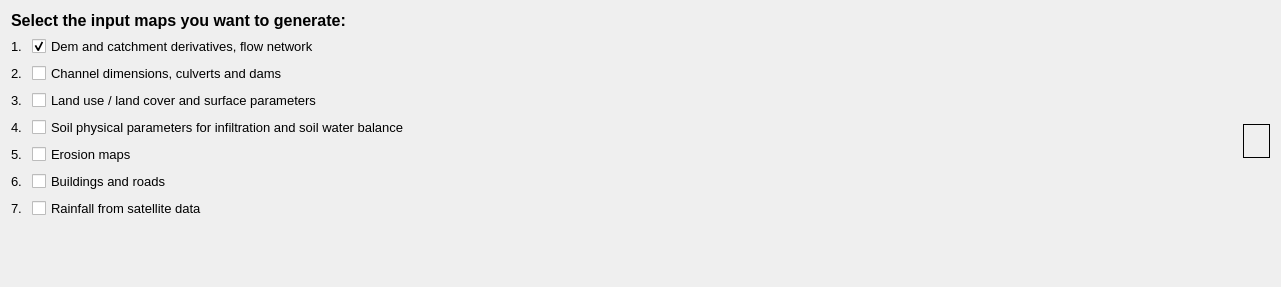
         <widget class="QWidget" name="tab_8">
          <attribute name="icon">
           <iconset resource="resources/lisemdbase.qrc">
            <normaloff>:/2X/list.png</normaloff>:/2X/list.png</iconset>
          </attribute>
          <attribute name="title">
           <string/>
          </attribute>
          <layout class="QGridLayout" name="gridLayout_29">
           <item row="0" column="0">
            <widget class="QLabel" name="label_89">
             <property name="palette">
              <palette>
               <active>
                <colorrole role="WindowText">
                 <brush brushstyle="SolidPattern">
                  <color alpha="255">
                   <red>0</red>
                   <green>116</green>
                   <blue>170</blue>
                  </color>
                 </brush>
                </colorrole>
               </active>
               <inactive>
                <colorrole role="WindowText">
                 <brush brushstyle="SolidPattern">
                  <color alpha="255">
                   <red>0</red>
                   <green>0</green>
                   <blue>0</blue>
                  </color>
                 </brush>
                </colorrole>
               </inactive>
               <disabled>
                <colorrole role="WindowText">
                 <brush brushstyle="SolidPattern">
                  <color alpha="255">
                   <red>120</red>
                   <green>120</green>
                   <blue>120</blue>
                  </color>
                 </brush>
                </colorrole>
               </disabled>
              </palette>
             </property>
             <property name="font">
              <font>
               <pointsize>12</pointsize>
               <bold>true</bold>
              </font>
             </property>
             <property name="text">
              <string>Select the input maps you want to generate:</string>
             </property>
            </widget>
           </item>
           <item row="1" column="0">
            <layout class="QGridLayout" name="gridLayout_22">
             <item row="1" column="1">
              <widget class="QCheckBox" name="checkBox_Channels">
               <property name="font">
                <font>
                 <pointsize>10</pointsize>
                </font>
               </property>
               <property name="text">
                <string>Channel dimensions, culverts and dams</string>
               </property>
              </widget>
             </item>
             <item row="3" column="0">
              <widget class="QLabel" name="label_93">
               <property name="font">
                <font>
                 <pointsize>10</pointsize>
                </font>
               </property>
               <property name="text">
                <string>4. </string>
               </property>
              </widget>
             </item>
             <item row="6" column="0">
              <widget class="QLabel" name="label_96">
               <property name="font">
                <font>
                 <pointsize>10</pointsize>
                </font>
               </property>
               <property name="text">
                <string>7. </string>
               </property>
              </widget>
             </item>
             <item row="1" column="0">
              <widget class="QLabel" name="label_91">
               <property name="font">
                <font>
                 <pointsize>10</pointsize>
                </font>
               </property>
               <property name="text">
                <string>2. </string>
               </property>
              </widget>
             </item>
             <item row="4" column="0">
              <widget class="QLabel" name="label_94">
               <property name="font">
                <font>
                 <pointsize>10</pointsize>
                </font>
               </property>
               <property name="text">
                <string>5. </string>
               </property>
              </widget>
             </item>
             <item row="6" column="1">
              <widget class="QCheckBox" name="checkBox_Rain">
               <property name="font">
                <font>
                 <pointsize>10</pointsize>
                </font>
               </property>
               <property name="text">
                <string>Rainfall from satellite data</string>
               </property>
              </widget>
             </item>
             <item row="2" column="0">
              <widget class="QLabel" name="label_92">
               <property name="font">
                <font>
                 <pointsize>10</pointsize>
                </font>
               </property>
               <property name="text">
                <string>3. </string>
               </property>
              </widget>
             </item>
             <item row="3" column="1">
              <widget class="QCheckBox" name="checkBox_Infil">
               <property name="font">
                <font>
                 <pointsize>10</pointsize>
                </font>
               </property>
               <property name="text">
                <string>Soil physical parameters for infiltration and soil water balance</string>
               </property>
              </widget>
             </item>
             <item row="0" column="0">
              <widget class="QLabel" name="label_90">
               <property name="sizePolicy">
                <sizepolicy hsizetype="Fixed" vsizetype="Preferred">
                 <horstretch>0</horstretch>
                 <verstretch>0</verstretch>
                </sizepolicy>
               </property>
               <property name="font">
                <font>
                 <pointsize>10</pointsize>
                </font>
               </property>
               <property name="text">
                <string>1. </string>
               </property>
              </widget>
             </item>
             <item row="1" column="2" rowspan="6">
              <widget class="QFrame" name="frame">
               <property name="sizePolicy">
                <sizepolicy hsizetype="Fixed" vsizetype="Fixed">
                 <horstretch>0</horstretch>
                 <verstretch>0</verstretch>
                </sizepolicy>
               </property>
               <property name="frameShape">
                <enum>QFrame::Box</enum>
               </property>
               <layout class="QHBoxLayout" name="horizontalLayout">
                <item>
                 <widget class="QLabel" name="label_97">
                  <property name="text">
                   <string/>
                  </property>
                  <property name="pixmap">
                   <pixmap resource="resources/lisemdbase.qrc">:/ITC logo.png</pixmap>
                  </property>
                 </widget>
                </item>
               </layout>
              </widget>
             </item>
             <item row="5" column="0">
              <widget class="QLabel" name="label_95">
               <property name="font">
                <font>
                 <pointsize>10</pointsize>
                </font>
               </property>
               <property name="text">
                <string>6. </string>
               </property>
              </widget>
             </item>
             <item row="2" column="1">
              <widget class="QCheckBox" name="checkBox_LULC">
               <property name="font">
                <font>
                 <pointsize>10</pointsize>
                </font>
               </property>
               <property name="text">
                <string>Land use / land cover and surface parameters</string>
               </property>
              </widget>
             </item>
             <item row="5" column="1">
              <widget class="QCheckBox" name="checkBox_useInfrastructure">
               <property name="font">
                <font>
                 <pointsize>10</pointsize>
                </font>
               </property>
               <property name="text">
                <string>Buildings and roads </string>
               </property>
              </widget>
             </item>
             <item row="0" column="1">
              <widget class="QCheckBox" name="checkBox_DEM">
               <property name="font">
                <font>
                 <pointsize>10</pointsize>
                </font>
               </property>
               <property name="text">
                <string>Dem and catchment derivatives, flow network</string>
               </property>
               <property name="checkable">
                <bool>true</bool>
               </property>
               <property name="checked">
                <bool>true</bool>
               </property>
              </widget>
             </item>
             <item row="4" column="1">
              <widget class="QCheckBox" name="checkBox_erosion">
               <property name="font">
                <font>
                 <pointsize>10</pointsize>
                </font>
               </property>
               <property name="text">
                <string>Erosion maps</string>
               </property>
              </widget>
             </item>
             <item row="7" column="1">
              <spacer name="verticalSpacer_7">
               <property name="orientation">
                <enum>Qt::Vertical</enum>
               </property>
               <property name="sizeHint" stdset="0">
                <size>
                 <width>20</width>
                 <height>40</height>
                </size>
               </property>
              </spacer>
             </item>
            </layout>
           </item>
           <item row="2" column="0">
            <spacer name="horizontalSpacer_11">
             <property name="orientation">
              <enum>Qt::Horizontal</enum>
             </property>
             <property name="sizeHint" stdset="0">
              <size>
               <width>1259</width>
               <height>17</height>
              </size>
             </property>
            </spacer>
           </item>
          </layout>
         </widget>
